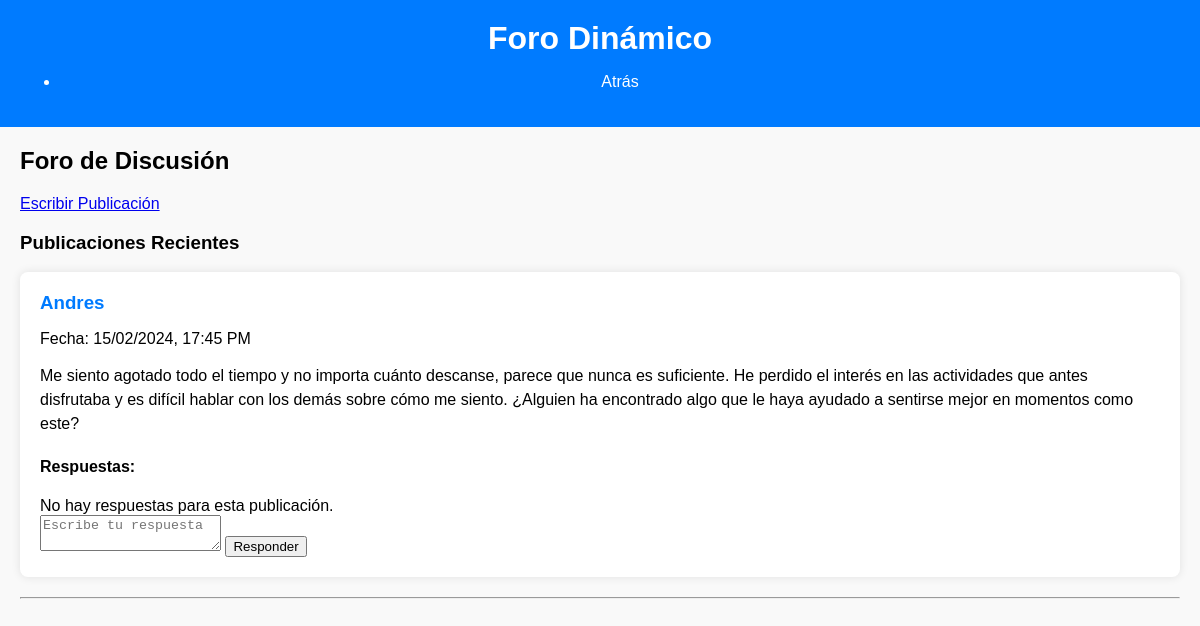
The page /htmls/foro.php?id_categoria=2 (signed in) on the database its author committed.
### tables this page shows
CREATE TABLE IF NOT EXISTS `publicaciones` (
  `id` int NOT NULL AUTO_INCREMENT,
  `id_categoria` int NOT NULL,
  `titulo` varchar(255) NOT NULL,
  `id_usuario` int NOT NULL,
  `contenido` text NOT NULL,
  `fecha` timestamp NOT NULL DEFAULT CURRENT_TIMESTAMP,
  PRIMARY KEY (`id`),
  KEY `id_usuario` (`id_usuario`),
  KEY `publicaciones_ibfk_1` (`id_categoria`)
);

CREATE TABLE IF NOT EXISTS `registro` (
  `id` int NOT NULL AUTO_INCREMENT,
  `nombre` varchar(255) NOT NULL,
  `contraseña` varchar(255) NOT NULL,
  `correo` varchar(255) NOT NULL,
  PRIMARY KEY (`id`)
);

### htmls/foro.php (the view, shortened to what this page needs)
<?php
$conn = new mysqli('localhost', 'root', '', 'base_de_datos');
$id_categoria = isset($_GET['id_categoria']) ? intval($_GET['id_categoria']) : 1;
$sql_publicaciones = "SELECT p.id, p.contenido, p.fecha, r.nombre
                      FROM publicaciones p
                      JOIN registro r ON p.id_usuario = r.id
                      WHERE p.id_categoria = ?
                      ORDER BY p.fecha DESC";
$stmt = $conn->prepare($sql_publicaciones);
$stmt->bind_param("i", $id_categoria);
$stmt->execute();
$result_publicaciones = $stmt->get_result();
$publicaciones = [];
if ($result_publicaciones->num_rows > 0) {
    while ($publicacion = $result_publicaciones->fetch_assoc()) {
        $publicaciones[] = $publicacion;
    }
} else {
    echo "No se encontraron publicaciones para esta categoría.";
    exit;
}
?>
<!DOCTYPE html>
<html lang="es">
<head>
    <link rel="stylesheet" href="../styles/styleforo.css" />
</head>
<body>
<header>
    <h1>Foro Dinámico</h1>
    <nav id="nav">
        <ul>
            <li><a href="../htmls/pagina.php">Atrás</a></li>
        </ul>
    </nav>
</header>
<section id="content" class="container">
    <h2>Foro de Discusión</h2>
    <a href="escribir.php?id_categoria=<?php echo $id_categoria; ?>">Escribir Publicación</a>
    <h3>Publicaciones Recientes</h3>
    <?php foreach ($publicaciones as $publicacion): ?>
        <div class="post">
            <div class="post-header">
                <h3><?php echo htmlspecialchars($publicacion['nombre']); ?></h3>
                <p>Fecha: <?php echo date("d/m/Y, H:i A", strtotime($publicacion['fecha'])); ?></p>
            </div>
            <div class="post-body">
                <p><?php echo htmlspecialchars($publicacion['contenido']); ?></p>
            </div>
            <div class="responses">
                <h4>Respuestas:</h4>
                <?php
                $id_publicacion = $publicacion['id'];
                $sql_respuestas = "SELECT r.contenido, u.nombre, r.fecha
                                   FROM respuestas r
                                   JOIN registro u ON r.id_usuario = u.id
                                   WHERE r.id_publicacion = ?";
                $stmt_respuestas = $conn->prepare($sql_respuestas);
                $stmt_respuestas->bind_param("i", $id_publicacion);
                $stmt_respuestas->execute();
                $result_respuestas = $stmt_respuestas->get_result();
                if ($result_respuestas->num_rows > 0) {
                    while ($respuesta = $result_respuestas->fetch_assoc()) {
                        echo "<div class='respuesta'>";
                        echo "<strong>" . htmlspecialchars($respuesta['nombre']) . ":</strong> ";
                        echo "<p>" . htmlspecialchars($respuesta['contenido']) . "</p>";
                        echo "<p>Fecha: " . date("d/m/Y, H:i A", strtotime($respuesta['fecha'])) . "</p>";
                        echo "</div><hr>";
                    }
                } else {
                    echo "No hay respuestas para esta publicación.";
                }
                ?>
            </div>
            <div class="respond-form">
                <form action="../foro/responder.php" method="POST">
                    <textarea name="contenido" placeholder="Escribe tu respuesta" required></textarea>
                    <button type="submit">Responder</button>
                </form>
            </div>
        </div>
        <hr>
    <?php endforeach; ?>
</section>
</body>
</html>

### styles/styleforo.css (style rules this page uses)
body { font-family: Arial, sans-serif; background-color: #f9f9f9; margin: 0; padding: 0; }
header { background: #007bff; color: #fff; padding: 20px; text-align: center; }
header h1 { margin: 0; }
header a { color: #fff; text-decoration: none; }
.container { margin: 20px; }
.post { background: #fff; padding: 20px; margin-bottom: 20px; border-radius: 8px; box-shadow: 0 0 10px rgba(0, 0, 0, 0.1); }
.post-header h3 { margin: 0; color: #007bff; }
.post-body p { font-size: 16px; line-height: 1.5; margin-top: 10px; }

### rows shown on the page
publicaciones: id_usuario.nombre "Andres", fecha "15/02/2024, 17:45 PM", contenido "Me siento agotado todo el tiempo y no importa cuánto descanse, parece que nunca es suficiente. He perdido el interés en las actividades que antes disfrutaba y es difícil hablar con los demás sobre cómo me siento. ¿Alguien ha encontrado algo que le haya ayudado a sentirse mejor en momentos como este?"
